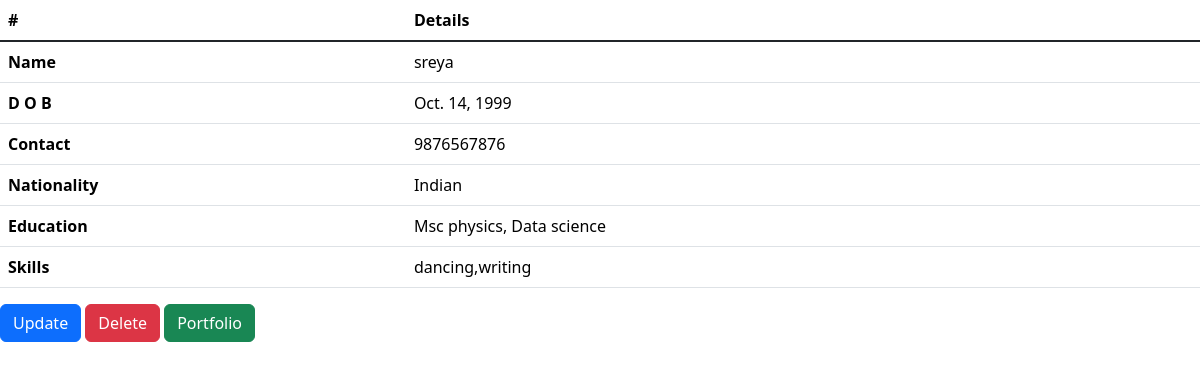
The app's page /list/26 with its own data.
### userapp/models.py (models this page shows, shortened)
class Info(models.Model):
    name=models.CharField(max_length=200,null=True)
    DOB=models.DateField(auto_now=False,name=None)
    Contact=models.IntegerField()
    Nationality=models.CharField(max_length=200,null=True)
    Education=models.CharField(max_length=200,null=True)
    Skills=models.CharField(max_length=400,null=True)

### userapp/views.py (the view)
# urls.py: path('list/<int:profile_id>',views.list,name='list_id'),
def list(request,profile_id=None):
    if profile_id:
        det=Info.objects.get(id=profile_id)
    else:
        det = Info.objects.all()
    return render(request,'list.html',{'det':det})

### templates/list.html (shortened to what this page needs)
<!DOCTYPE html>
<html lang="en">
<head>
  <link href="https://cdn.jsdelivr.net/npm/bootstrap@5.3.3/dist/css/bootstrap.min.css" rel="stylesheet">
</head>
<body>
<table class="table">
  <thead>
    <tr>
      <th scope="col">#</th>
      <th scope="col">Details</th>
    </tr>
  </thead>
  <tbody class="table-group-divider">
    <tr>
      <th scope="row">Name</th>
      <td>{{ det.name }}</td>
    </tr>
    <tr>
      <th scope="row">D O B</th>
      <td>{{ det.DOB }}</td>
    </tr>
    <tr>
      <th scope="row">Contact</th>
      <td>{{ det.Contact }}</td>
    </tr>
    <tr>
      <th scope="row">Nationality</th>
      <td>{{ det.Nationality }}</td>
    </tr>
    <tr>
      <th scope="row">Education</th>
      <td>{{ det.Education }}</td>
    </tr>
    <tr>
      <th scope="row">Skills</th>
      <td>{{ det.Skills }}</td>
    </tr>
  </tbody>
</table>
<a href="{% url 'update' det.id %}" class="btn btn-primary">Update</a>
<a href="{% url 'delete' det.id %}" class="btn btn-danger">Delete</a>
<a href="{% url 'portfolio' %}" class="btn btn-success">Portfolio</a>
</body>
</html>

### records on screen
Info: name "sreya", DOB "Oct. 14, 1999", Contact "9876567876", Nationality "Indian", Education "Msc physics, Data science", Skills "dancing,writing"
